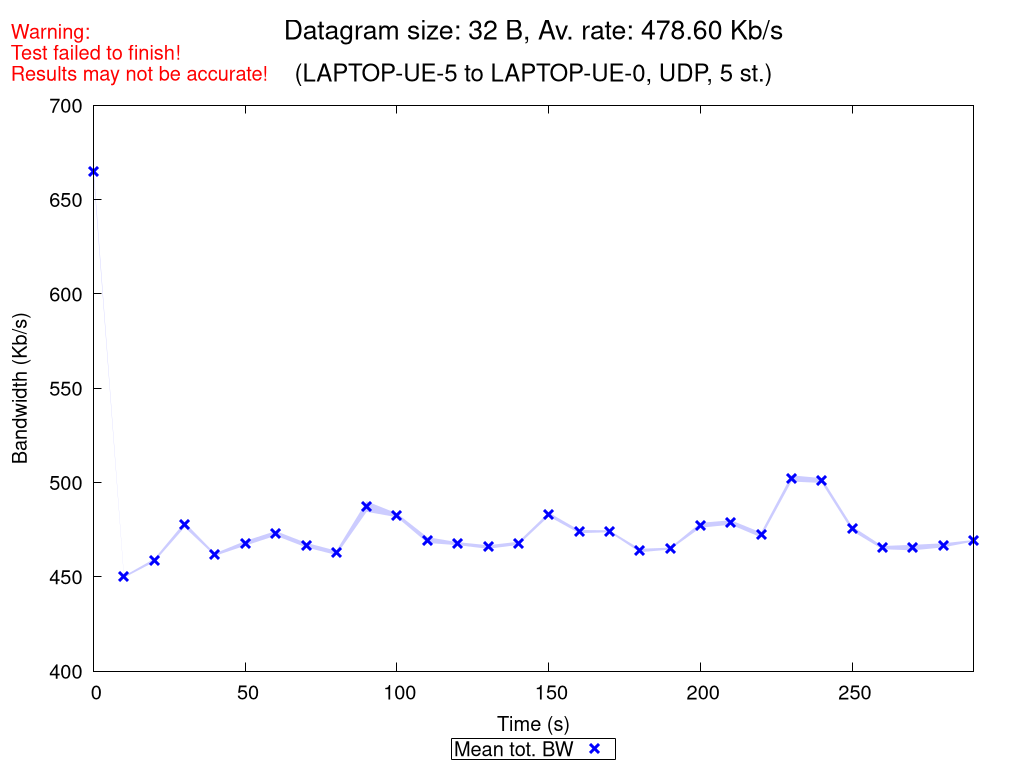

Reproduce this figure in gnuplot.
set terminal pngcairo nocrop enhanced size 1024,768 font "Verdana,15"
set output "UDP_5_st_2020_10_12_09-43-44_two2one_00032B.png"

set title "{/=20 Datagram size: 32 B, Av. rate: 478.60 Kb/s}\n\n{/=18 (LAPTOP-UE-5 to LAPTOP-UE-0, UDP, 5 st.)}"
set label "Warning:\nTest failed to finish!\nResults may not be accurate!" at screen 0.01, screen 0.96 tc rgb "red"

set xlabel "Time (s)"
set ylabel "Bandwidth (Kb/s)"
set ytics nomirror
set key bmargin center horizontal box samplen 1 width -1
set bmargin 4.6
set rmargin 4.5

rf = 1000.0  # rate factor
set style fill transparent solid 0.2 noborder
set autoscale xfix
plot "UDP_5_st_2020_10_12_09-43-44_two2one_00032B_iperf_processed.dat" using 1:($2/rf-$3/rf):($2/rf+$3/rf) with filledcurves lc rgb "blue" notitle, \
     "" using 1:($2/rf) with points pt 2 ps 1.5 lw 3 lc rgb "blue" title "Mean tot. BW", \
